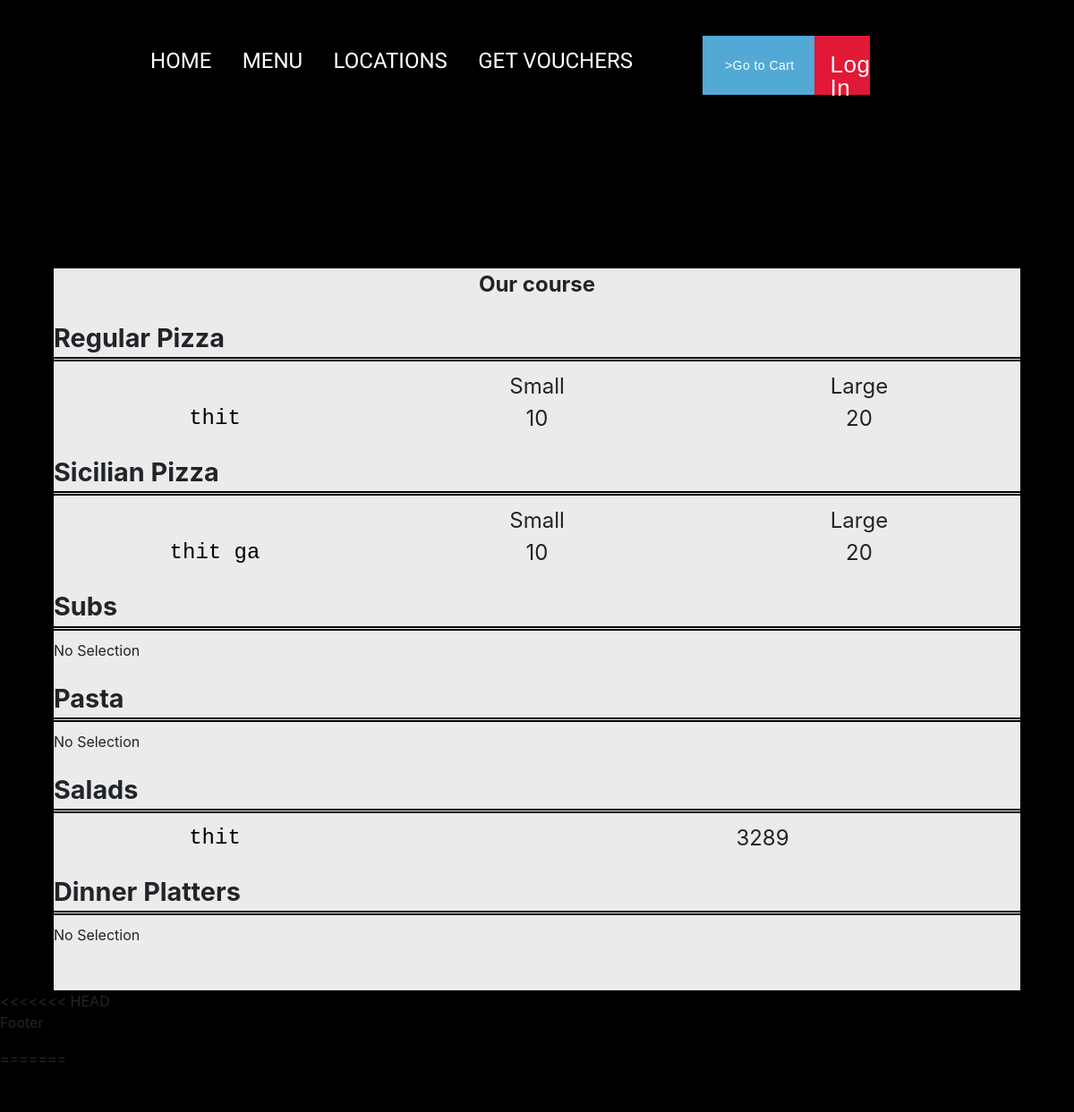
Before: /home/ (upper part) with the older database file.
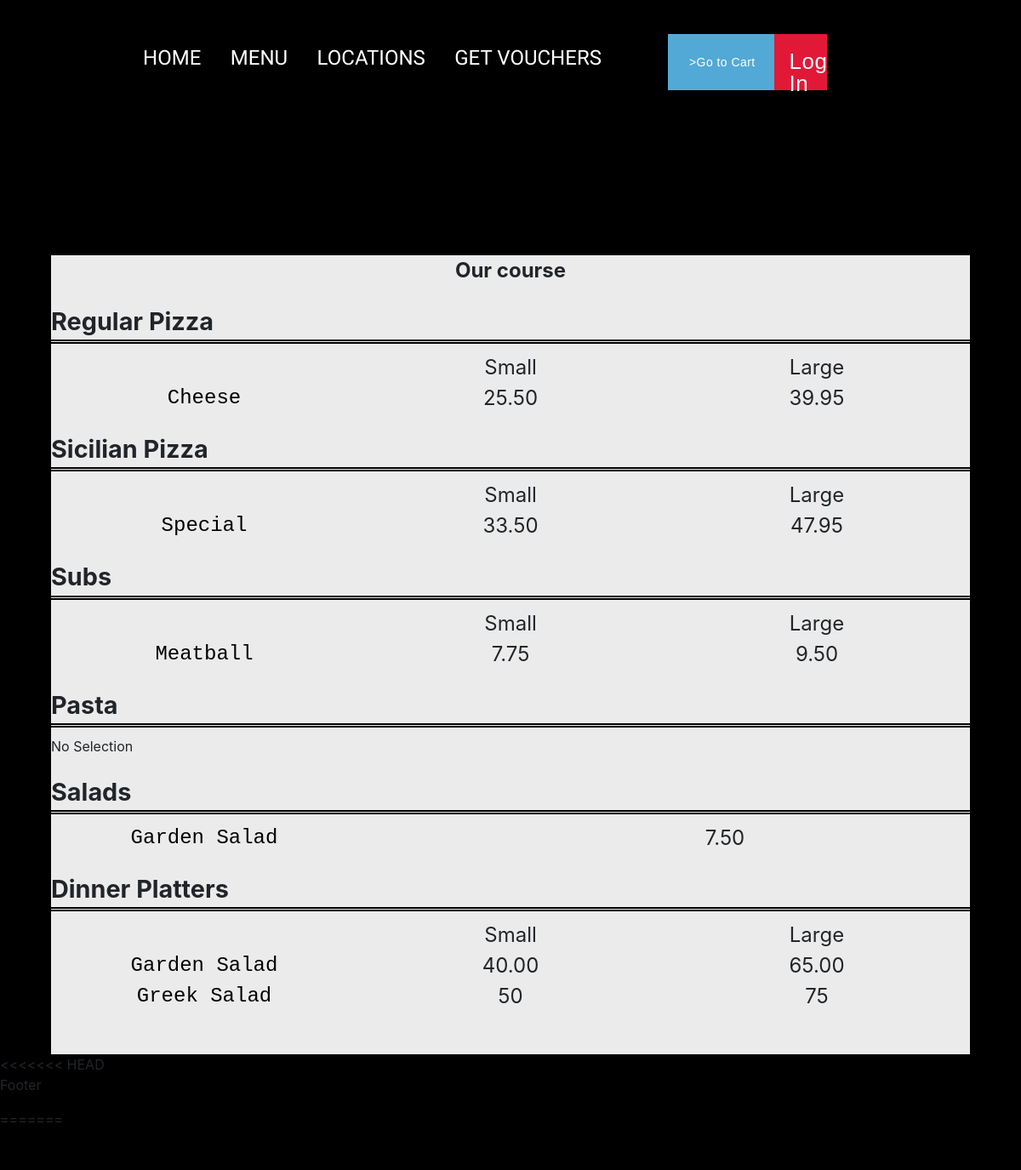
After: the same page with the newer database file.
### order/models.py (models this page shows, shortened)
class Regular_Pizza(models.Model):
	course = models.CharField(max_length=64)
	size_small = models.CharField(max_length=64)
	size_large = models.CharField(max_length=64)
	toppings = models.IntegerField()

class Sicilian_Pizza(models.Model):
	course = models.CharField(max_length=64)
	size_small = models.CharField(max_length=64)
	size_large = models.CharField(max_length=64)
	toppings = models.IntegerField()

class Salad(models.Model):
	course = models.CharField(max_length=64)
	price = models.CharField(max_length=64)

class Sub(models.Model):
	course = models.CharField(max_length=64)
	size_small = models.CharField(max_length=64, blank=True)
	size_large = models.CharField(max_length=64)
	extras = models.ManyToManyField(Extra, blank=True)

class Dinner_Platter(models.Model):
	course = models.CharField(max_length=64)
	size_small = models.CharField(max_length=64)
	size_large = models.CharField(max_length=64)

### order/views.py (the view)
# urls.py: path("", views.home, name="home"),
def home(request):
	context = {
		"regular_pizza": Regular_Pizza.objects.all(), #objects.values_list('name', flat=True)
		"sicilian_pizza": Sicilian_Pizza.objects.all(),
		"sub": Sub.objects.all(),
		"pasta": Pasta.objects.all(),
		"salad": Salad.objects.all(),
		"dinner_platter": Dinner_Platter.objects.all(),
	}
	return render(request, "order/home.html", context)

### order/templates/order/home.html (shortened to what the changed rows need)
{% load static %}
<!DOCTYPE html>
<html>
	<head>
		<link rel="stylesheet" href="https://maxcdn.bootstrapcdn.com/bootstrap/4.1.3/css/bootstrap.min.css">
		<link rel="stylesheet" href="https://cdnjs.cloudflare.com/ajax/libs/font-awesome/5.15.4/css/all.min.css">
   	 	<link href="http://fonts.cdnfonts.com/css/kg-happy" rel="stylesheet">
    	<link href="http://fonts.cdnfonts.com/css/kg-tangled-up-in-you" rel="stylesheet">
		<link rel="stylesheet" type="text/css" href="{% static 'order/stylesheets.css' %}">
	</head>
	<body>
	<div id="index_box">
			<div class="regular_pizza">
				<div class="course">
					{% if regular_pizza %}
						{% for item in regular_pizza %}
							<div class="item">
								<a href="regular_pizza/{{item.id}}" class="course">{{item.course}}</a>
								<div class="size_small">{{item.size_small}}</div>
								<div class="size_large">{{item.size_large}}</div>
							</div>
						{% endfor %}
					{% else %}
						No Selection
					{% endif %}
				</div>
			</div>
			<div class="sicilian_pizza">
				<div>
					{% if sicilian_pizza %}
						{% for item in sicilian_pizza %}
							<div class="item">
								<a href="sicilian_pizza/{{item.id}}" class="course">{{item.course}}</a>
								<div class="size_small">{{item.size_small}}</div>
								<div class="size_large">{{item.size_large}}</div>
							</div>
						{% endfor %}
					{% else %}
						No Selection
					{% endif %}
				</div>
			</div>
			<div class="sub">
				<div class="head">
					<div class="text">Subs</div>
					<div class="line"></div>
				</div>
				<div>
					{% if sub %}
						<div class="item">
							<div class="course"></div>
							<div class="size_small">Small</div>
							<div class="size_large">Large</div>
						</div>
						{% for item in sub %}
							<div class="item">
								<a href="sub/{{item.id}}" class="course">{{item.course}}</a>
								<div class="size_small">{{item.size_small}}</div>
								<div class="size_large">{{item.size_large}}</div>
							</div>
						{% endfor %}
					{% else %}
						No Selection
					{% endif %}
				</div>
			</div>
			<div class="salad">
				<div>
					{% if salad %}
						{% for item in salad %}
							<div class="item">
								<a href="salad/{{item.id}}" class="course">{{item.course}}</a>
								<div class="size_small" style="width: 10%;"></div>
								<div class="size_large" style="width: 50%;">{{item.price}}</div>
							</div>
						{% endfor %}
					{% else %}
						No Selection
					{% endif %}
				</div>
			</div>
			<div class="dinner_platter">
				<div class="head">
					<div class="text">Dinner Platters</div>
					<div class="line"></div>
				</div>
				<div>
					{% if dinner_platter %}
						<div class="item">
							<div class="course"></div>
							<div class="size_small">Small</div>
							<div class="size_large">Large</div>
						</div>
						{% for item in dinner_platter %}
							<div class="item">
								<a href="dinner_platter/{{item.id}}" class="course">{{item.course}}</a>
								<div class="size_small">{{item.size_small}}</div>
								<div class="size_large">{{item.size_large}}</div>
							</div>
						{% endfor %}
					{% else %}
						No Selection
					{% endif %}
				</div>
			</div>
		</div>
	</body>
</html>

Changed rows visible on the page:
removed Regular_Pizza: course "thit", size_small "10", size_large "20"
removed Salad: course "thit", price "3289"
added Regular_Pizza: course "Cheese", size_small "25.50", size_large "39.95"
changed Sicilian_Pizza: course "thit ga" → "Special"; size_small "10" → "33.50"; size_large "20" → "47.95"
added Sub: course "Meatball", size_small "7.75", size_large "9.50"
added Salad: course "Garden Salad", price "7.50"
added Dinner_Platter: course "Garden Salad", size_small "40.00", size_large "65.00"
added Dinner_Platter: course "Greek Salad", size_small "50", size_large "75"
Other visible differences:
text no longer shown: "No Selection No Selection"
text now shown: "Small Large Small Large"
